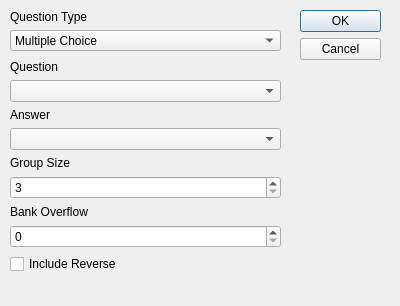
<?xml version="1.0" encoding="UTF-8"?>
<ui version="4.0">
 <class>TemplateDialog</class>
 <widget class="QDialog" name="TemplateDialog">
  <property name="geometry">
   <rect>
    <x>0</x>
    <y>0</y>
    <width>400</width>
    <height>306</height>
   </rect>
  </property>
  <property name="windowTitle">
   <string>Dialog</string>
  </property>
  <widget class="QDialogButtonBox" name="buttonBox">
   <property name="geometry">
    <rect>
     <x>300</x>
     <y>10</y>
     <width>81</width>
     <height>251</height>
    </rect>
   </property>
   <property name="orientation">
    <enum>Qt::Vertical</enum>
   </property>
   <property name="standardButtons">
    <set>QDialogButtonBox::Cancel|QDialogButtonBox::Ok</set>
   </property>
  </widget>
  <widget class="QStackedWidget" name="stackedWidget">
   <property name="geometry">
    <rect>
     <x>10</x>
     <y>60</y>
     <width>271</width>
     <height>241</height>
    </rect>
   </property>
   <property name="currentIndex">
    <number>1</number>
   </property>
   <widget class="QWidget" name="multiplechoice">
    <widget class="QWidget" name="verticalLayoutWidget">
     <property name="geometry">
      <rect>
       <x>0</x>
       <y>0</y>
       <width>271</width>
       <height>221</height>
      </rect>
     </property>
     <layout class="QVBoxLayout" name="verticalLayout">
      <item>
       <widget class="QLabel" name="label">
        <property name="text">
         <string>Question</string>
        </property>
       </widget>
      </item>
      <item>
       <widget class="QComboBox" name="question"/>
      </item>
      <item>
       <widget class="QLabel" name="label_2">
        <property name="text">
         <string>Answer</string>
        </property>
       </widget>
      </item>
      <item>
       <widget class="QComboBox" name="answer"/>
      </item>
      <item>
       <widget class="QLabel" name="label_8">
        <property name="text">
         <string>Number of Choices</string>
        </property>
       </widget>
      </item>
      <item>
       <widget class="QSpinBox" name="choices">
        <property name="minimum">
         <number>2</number>
        </property>
        <property name="maximum">
         <number>8</number>
        </property>
       </widget>
      </item>
      <item>
       <widget class="QCheckBox" name="reverse">
        <property name="text">
         <string>Include Reverse</string>
        </property>
        <property name="tristate">
         <bool>false</bool>
        </property>
       </widget>
      </item>
      <item>
       <spacer name="verticalSpacer_2">
        <property name="orientation">
         <enum>Qt::Vertical</enum>
        </property>
        <property name="sizeHint" stdset="0">
         <size>
          <width>20</width>
          <height>40</height>
         </size>
        </property>
       </spacer>
      </item>
     </layout>
    </widget>
   </widget>
   <widget class="QWidget" name="matching">
    <widget class="QWidget" name="verticalLayoutWidget_3">
     <property name="geometry">
      <rect>
       <x>0</x>
       <y>0</y>
       <width>271</width>
       <height>234</height>
      </rect>
     </property>
     <layout class="QVBoxLayout" name="verticalLayout_3">
      <item>
       <widget class="QLabel" name="label_4">
        <property name="text">
         <string>Question</string>
        </property>
       </widget>
      </item>
      <item>
       <widget class="QComboBox" name="question_2"/>
      </item>
      <item>
       <widget class="QLabel" name="label_5">
        <property name="text">
         <string>Answer</string>
        </property>
       </widget>
      </item>
      <item>
       <widget class="QComboBox" name="answer_2"/>
      </item>
      <item>
       <widget class="QLabel" name="label_6">
        <property name="text">
         <string>Group Size</string>
        </property>
       </widget>
      </item>
      <item>
       <widget class="QSpinBox" name="groupsize">
        <property name="minimum">
         <number>3</number>
        </property>
        <property name="maximum">
         <number>10</number>
        </property>
       </widget>
      </item>
      <item>
       <widget class="QLabel" name="label_7">
        <property name="text">
         <string>Bank Overflow</string>
        </property>
       </widget>
      </item>
      <item>
       <widget class="QSpinBox" name="extrabank">
        <property name="maximum">
         <number>8</number>
        </property>
       </widget>
      </item>
      <item>
       <widget class="QCheckBox" name="reverse_2">
        <property name="text">
         <string>Include Reverse</string>
        </property>
       </widget>
      </item>
      <item>
       <spacer name="verticalSpacer_3">
        <property name="orientation">
         <enum>Qt::Vertical</enum>
        </property>
        <property name="sizeHint" stdset="0">
         <size>
          <width>20</width>
          <height>40</height>
         </size>
        </property>
       </spacer>
      </item>
     </layout>
    </widget>
   </widget>
   <widget class="QWidget" name="writetheanswer">
    <widget class="QWidget" name="verticalLayoutWidget_4">
     <property name="geometry">
      <rect>
       <x>0</x>
       <y>0</y>
       <width>271</width>
       <height>221</height>
      </rect>
     </property>
     <layout class="QVBoxLayout" name="verticalLayout_4">
      <item>
       <widget class="QLabel" name="label_9">
        <property name="text">
         <string>Question</string>
        </property>
       </widget>
      </item>
      <item>
       <widget class="QComboBox" name="question_3"/>
      </item>
      <item>
       <widget class="QLabel" name="label_10">
        <property name="text">
         <string>Answer</string>
        </property>
       </widget>
      </item>
      <item>
       <widget class="QComboBox" name="answer_3"/>
      </item>
      <item>
       <widget class="QCheckBox" name="reverse_3">
        <property name="text">
         <string>Include Reverse</string>
        </property>
       </widget>
      </item>
      <item>
       <spacer name="verticalSpacer">
        <property name="orientation">
         <enum>Qt::Vertical</enum>
        </property>
        <property name="sizeHint" stdset="0">
         <size>
          <width>20</width>
          <height>40</height>
         </size>
        </property>
       </spacer>
      </item>
     </layout>
    </widget>
   </widget>
  </widget>
  <widget class="QWidget" name="verticalLayoutWidget_2">
   <property name="geometry">
    <rect>
     <x>10</x>
     <y>10</y>
     <width>271</width>
     <height>41</height>
    </rect>
   </property>
   <layout class="QVBoxLayout" name="verticalLayout_2">
    <item>
     <widget class="QLabel" name="label_3">
      <property name="text">
       <string>Question Type</string>
      </property>
     </widget>
    </item>
    <item>
     <widget class="QComboBox" name="questiontype">
      <item>
       <property name="text">
        <string>Multiple Choice</string>
       </property>
      </item>
      <item>
       <property name="text">
        <string>Matching</string>
       </property>
      </item>
      <item>
       <property name="text">
        <string>Write the Answer</string>
       </property>
      </item>
     </widget>
    </item>
   </layout>
  </widget>
 </widget>
 <resources/>
 <connections>
  <connection>
   <sender>buttonBox</sender>
   <signal>accepted()</signal>
   <receiver>TemplateDialog</receiver>
   <slot>accept()</slot>
   <hints>
    <hint type="sourcelabel">
     <x>248</x>
     <y>254</y>
    </hint>
    <hint type="destinationlabel">
     <x>157</x>
     <y>274</y>
    </hint>
   </hints>
  </connection>
  <connection>
   <sender>buttonBox</sender>
   <signal>rejected()</signal>
   <receiver>TemplateDialog</receiver>
   <slot>reject()</slot>
   <hints>
    <hint type="sourcelabel">
     <x>316</x>
     <y>260</y>
    </hint>
    <hint type="destinationlabel">
     <x>286</x>
     <y>274</y>
    </hint>
   </hints>
  </connection>
 </connections>
</ui>
